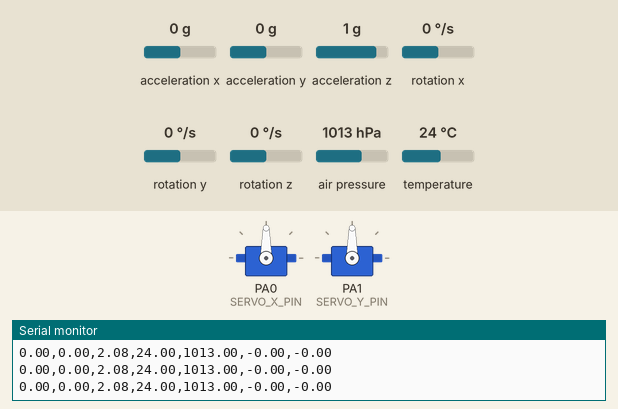
Recording of a sketch running on a simulated STM32 Blue Pill. On the bench: 2 × servo, the last lines printed to the serial monitor. The inputs (shaded band) are chosen by the test bench; at power-on: rotation x 0 °/s, rotation y 0 °/s, acceleration x 0 g, acceleration y 0 g, acceleration z 1 g, rotation z 0 °/s, air pressure 1013 hPa, temperature 24 °C. No radio packets arrive unless stated.

Above: at 4.4 s.
4.5 s: rotation x set to -192 °/s
At 5.1 s:
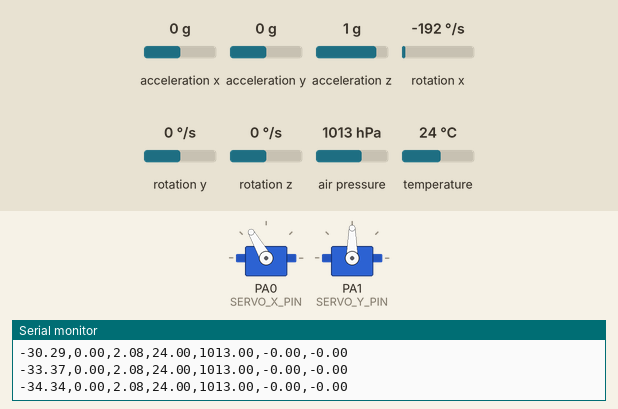
7.5 s: rotation y set to -192 °/s
At 8.4 s:
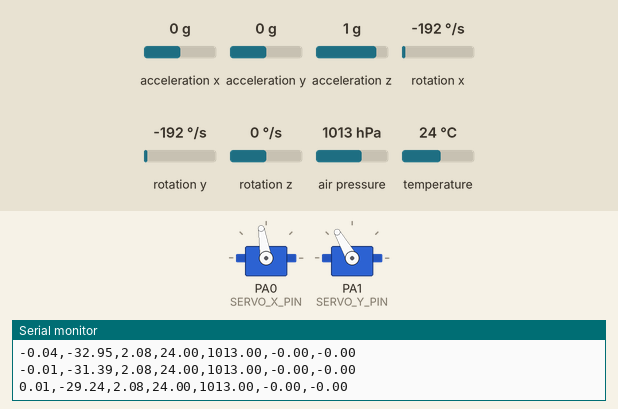
10.5 s: rotation x set to -100 °/s
At 10.9 s:
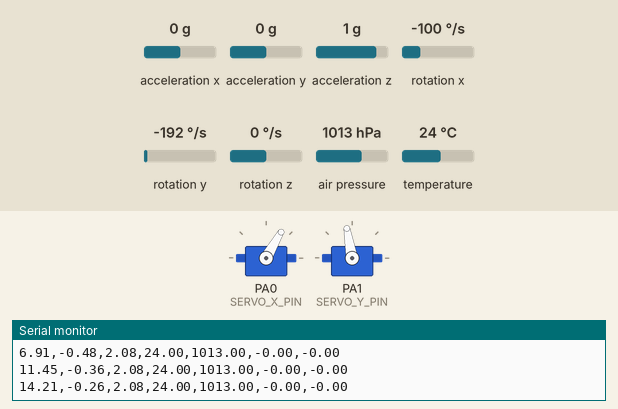
13.5 s: acceleration x set to -1.4 g
At 14.1 s:
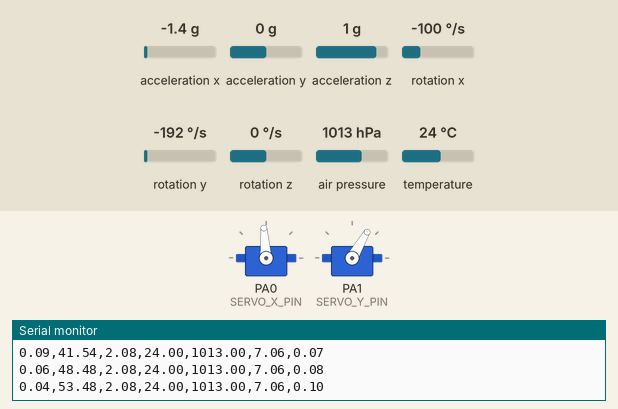
15.2 s: acceleration y set to -1.4 g
At 16.1 s:
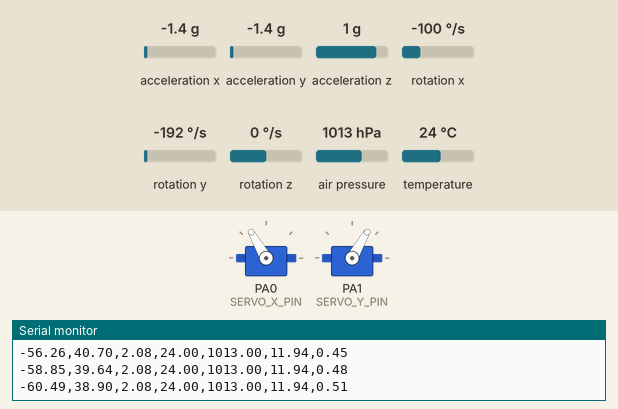
16.8 s: rotation x set to 100 °/s
At 17.18 s:
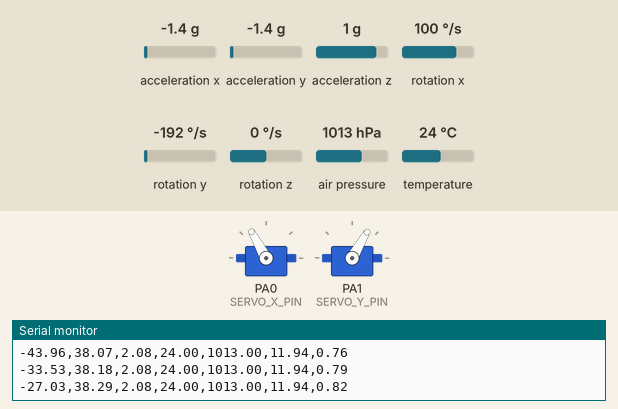
Timing chart, 0 to 19.7 s (numbered marks = the images above; inputs shaded):
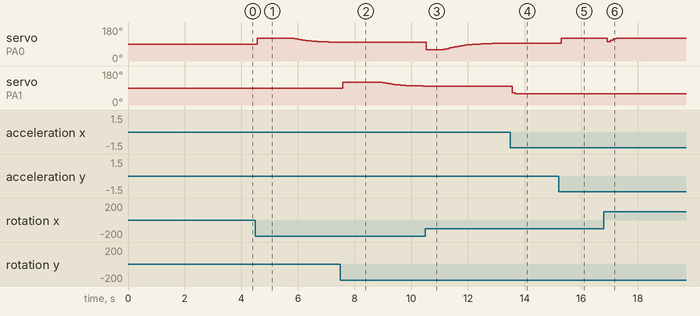

Measured:
- after the input at 4.5 s, servo on PA0 (SERVO_X_PIN): 90° → 120° after 0.06 s, → 117° 1.3 s later, → 116° 0.10 s later, → 112° 0.10 s later, … (12 changes in this stretch)
- after the input at 7.5 s, servo on PA1 (SERVO_Y_PIN): 90° → 120° after 0.08 s, → 117° 1.4 s later, → 114° 0.10 s later, → 112° 0.10 s later, … (13 changes in this stretch)
- after the input at 10.5 s, servo on PA0 (SERVO_X_PIN): 99° → 60° at once, → 62° 0.61 s later, → 66° 0.10 s later, → 70° 0.10 s later, … (18 changes in this stretch)
- after the input at 13.5 s, servo on PA1 (SERVO_Y_PIN): 100° → 66° after 0.07 s, → 60° 0.10 s later
- after the input at 15.2 s, servo on PA0 (SERVO_X_PIN): 94° → 120° after 0.10 s
- after the input at 16.8 s, servo on PA0 (SERVO_X_PIN): 120° → 102° after 0.13 s, → 110° 0.10 s later, → 119° 0.10 s later, → 120° 0.10 s later

The sketch:

PID+KF+CF+Lora.ino
```cpp
/*
 =================================================================
 Project:      Project NEAL - STM32 TVC Controller v1
 Author:       [LianMollick]
 Date:         August 10, 2025
 Description:  This is the core control loop for the TVC system.
               It reads orientation from the MPU6050, altitude from
               the BME280, and sends a full telemetry packet via LoRa.
               **UPDATE: Expanded LoRa telemetry packet with all flight data.**

 WIRING:
  --- MPU6050 & BME280 (I2C) ---
  - VCC -> 3.3V, GND -> GND
  - SDA -> PB7, SCL -> PB6

  --- Servos (CRITICAL: USE EXTERNAL 5V POWER) ---
  - Servo X Signal -> PA0, Servo Y Signal -> PA1
  - Servo Power (+) -> External 5V +
  - Servo Ground (-) -> External 5V - AND Blue Pill GND

  --- LoRa-02 Module (SPI) ---
  - VCC -> 3.3V, GND -> GND
  - SCK -> PA5, MISO -> PA6, MOSI -> PA7
  - NSS -> PA4, RST -> PA3, DIO0 -> PA2
 =================================================================
*/

// --- Include necessary libraries ---
#include <Wire.h>
#include <Adafruit_MPU6050.h>
#include <Adafruit_BME280.h>
#include <Adafruit_Sensor.h>
#include <Servo.h>
#include <PID_v1.h>
#include <SPI.h>
#include <LoRa.h>

// --- Self-Contained Kalman Filter Implementation ---
class SimpleKalmanFilter {
  private:
    float Q_angle = 0.001f;
    float Q_bias = 0.003f;
    float R_measure = 0.03f;
    float angle = 0.0f;
    float bias = 0.0f;
    float P[2][2] = {{0,0},{0,0}};

  public:
    SimpleKalmanFilter() {}

    float getAngle(float newAngle, float newRate, float dt) {
      float rate = newRate - bias;
      angle += dt * rate;
      P[0][0] += dt * (dt * P[1][1] - P[0][1] - P[1][0] + Q_angle);
      P[0][1] -= dt * P[1][1];
      P[1][0] -= dt * P[1][1];
      P[1][1] += Q_bias * dt;
      float S = P[0][0] + R_measure;
      float K[2];
      K[0] = P[0][0] / S;
      K[1] = P[1][0] / S;
      float y = newAngle - angle;
      angle += K[0] * y;
      bias += K[1] * y;
      float P00_temp = P[0][0];
      float P01_temp = P[0][1];
      P[0][0] -= K[0] * P00_temp;
      P[0][1] -= K[0] * P01_temp;
      P[1][0] -= K[1] * P00_temp;
      P[1][1] -= K[1] * P01_temp;
      return angle;
    }

    void setAngle(float newAngle) {
      angle = newAngle;
    }
};

// --- Create objects for our hardware ---
Adafruit_MPU6050 mpu;
Adafruit_BME280 bme;
Servo servoX;
Servo servoY;
SimpleKalmanFilter kalmanX;
SimpleKalmanFilter kalmanY;

// --- Servo Configuration ---
const int SERVO_X_PIN = PA0;
const int SERVO_Y_PIN = PA1;
const int SERVO_CENTER = 90;
const int SERVO_MIN = 60;
const int SERVO_MAX = 120;
const int PID_OUTPUT_LIMIT = SERVO_CENTER - SERVO_MIN;

// --- PID Controller Setup ---
double Kp = 2.0, Ki = 0.2, Kd = 0.5;
double setpointX = 0, setpointY = 0;
double angleX, angleY;
double correctionX, correctionY;
PID pidX(&angleX, &correctionX, &setpointX, Kp, Ki, Kd, DIRECT);
PID pidY(&angleY, &correctionY, &setpointY, Kp, Ki, Kd, DIRECT);

// --- Calibration & State Variables ---
float angleX_offset = 0;
float angleY_offset = 0;
float vertical_velocity = 0; // Estimated vertical velocity in m/s

// --- Timing Variables ---
unsigned long timer;
unsigned long last_telemetry_send = 0;

void setup() {
  Serial.begin(115200);
  Serial.println("TVC Controller Initializing...");

  if (!mpu.begin()) {
    Serial.println("FATAL: MPU6050 not found!");
    while (1) delay(10);
  }
  Serial.println("MPU6050 OK!");

  if (!bme.begin(0x76)) {
    Serial.println("FATAL: BME280 not found!");
    while(1) delay(10);
  }
  Serial.println("BME280 OK!");

  mpu.setGyroRange(MPU6050_RANGE_500_DEG);

  LoRa.setPins(PA4, PA3, PA2);
  if (!LoRa.begin(433E6)) {
    Serial.println("FATAL: Starting LoRa failed!");
    while (1);
  }
  Serial.println("LoRa OK!");

  Serial.println("Calibrating MPU6050... Do not move the rocket.");
  delay(1000);

  float totalAngleX = 0;
  float totalAngleY = 0;
  for (int i = 0; i < 100; i++) {
    sensors_event_t a, g, temp;
    mpu.getEvent(&a, &g, &temp);
    totalAngleX += atan2(a.acceleration.y, a.acceleration.z) * 180.0 / PI;
    totalAngleY += atan2(-a.acceleration.x, sqrt(a.acceleration.y * a.acceleration.y + a.acceleration.z * a.acceleration.z)) * 180.0 / PI;
    delay(10);
  }
  angleX_offset = totalAngleX / 100;
  angleY_offset = totalAngleY / 100;
  Serial.print("Calibration complete. X Offset: "); Serial.print(angleX_offset);
  Serial.print(" | Y Offset: "); Serial.println(angleY_offset);

  servoX.attach(SERVO_X_PIN);
  servoY.attach(SERVO_Y_PIN);
  servoX.write(SERVO_CENTER);
  servoY.write(SERVO_CENTER);
  delay(1000);

  pidX.SetMode(AUTOMATIC);
  pidY.SetMode(AUTOMATIC);
  pidX.SetOutputLimits(-PID_OUTPUT_LIMIT, PID_OUTPUT_LIMIT);
  pidY.SetOutputLimits(-PID_OUTPUT_LIMIT, PID_OUTPUT_LIMIT);

  kalmanX.setAngle(angleX_offset);
  kalmanY.setAngle(angleY_offset);

  timer = micros();
  Serial.println("Initialization complete. TVC active.");
}

void loop() {
  sensors_event_t a, g, temp;
  mpu.getEvent(&a, &g, &temp);

  float dt = (float)(micros() - timer) / 1000000.0;
  timer = micros();

  float roll_acc = atan2(a.acceleration.y, a.acceleration.z) * 180.0 / PI;
  float pitch_acc = atan2(-a.acceleration.x, sqrt(a.acceleration.y * a.acceleration.y + a.acceleration.z * a.acceleration.z)) * 180.0 / PI;
  float gyroX_rate = g.gyro.x * 180.0 / PI;
  float gyroY_rate = g.gyro.y * 180.0 / PI;

  float absoluteAngleX = kalmanX.getAngle(roll_acc, gyroX_rate, dt);
  float absoluteAngleY = kalmanY.getAngle(pitch_acc, gyroY_rate, dt);

  angleX = absoluteAngleX - angleX_offset;
  angleY = absoluteAngleY - angleY_offset;

  pidX.Compute();
  pidY.Compute();

  int servoX_pos = SERVO_CENTER + correctionX;
  int servoY_pos = SERVO_CENTER + correctionY;

  servoX_pos = constrain(servoX_pos, SERVO_MIN, SERVO_MAX);
  servoY_pos = constrain(servoY_pos, SERVO_MIN, SERVO_MAX);

  servoX.write(servoX_pos);
  servoY.write(servoY_pos);

  // --- Send Telemetry Data via LoRa ---
  if (millis() - last_telemetry_send > 100) {
    last_telemetry_send = millis();

    // --- Collect all data points for telemetry ---
    float altitude = bme.readAltitude(1013.25);
    float temperature = bme.readTemperature();
    float pressure = bme.readPressure() / 100.0F; // Convert to hPa

    // Calculate total acceleration magnitude
    float total_accel = sqrt(pow(a.acceleration.x, 2) + pow(a.acceleration.y, 2) + pow(a.acceleration.z, 2));
    // Subtract gravity to get net acceleration
    float net_accel = total_accel - 9.81;

    // Integrate acceleration to get velocity (simple estimation)
    vertical_velocity += net_accel * dt;

    // --- Create the data string ---
    String telemetry_packet = "";
    telemetry_packet += String(angleX, 2);
    telemetry_packet += ",";
    telemetry_packet += String(angleY, 2);
    telemetry_packet += ",";
    telemetry_packet += String(altitude, 2);
    telemetry_packet += ",";
    telemetry_packet += String(temperature, 2);
    telemetry_packet += ",";
    telemetry_packet += String(pressure, 2);
    telemetry_packet += ",";
    telemetry_packet += String(net_accel, 2);
    telemetry_packet += ",";
    telemetry_packet += String(vertical_velocity, 2);

    // Send the packet
    LoRa.beginPacket();
    LoRa.print(telemetry_packet);
    LoRa.endPacket();

    // Also print to serial for debugging
    Serial.println(telemetry_packet);
  }
}
```
